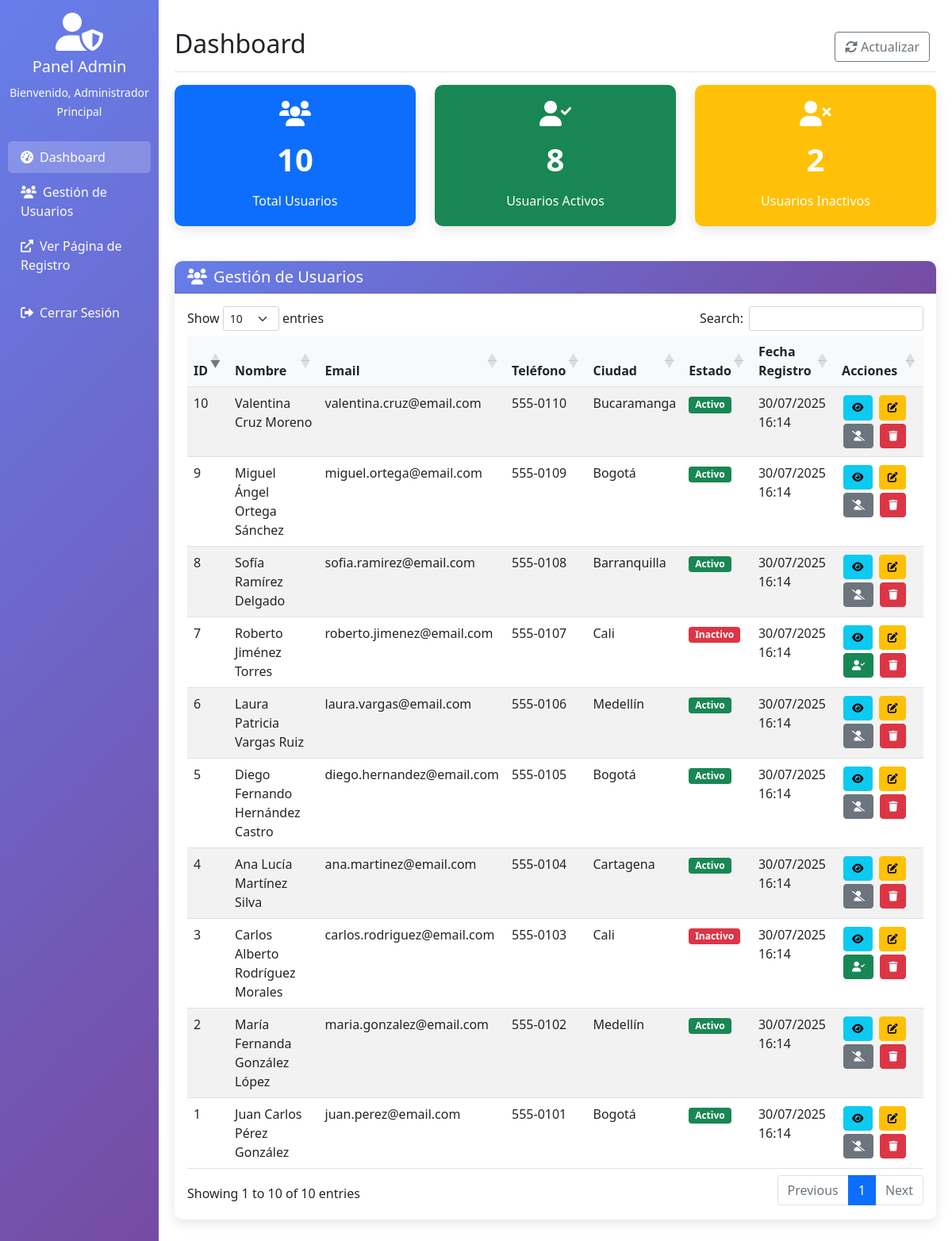
The app's page /admin/dashboard.php (signed in) with its own data.
### tables this page shows
CREATE TABLE usuarios (
    id INT AUTO_INCREMENT PRIMARY KEY,
    nombre VARCHAR(100) NOT NULL,
    apellido VARCHAR(100) NOT NULL,
    email VARCHAR(150) UNIQUE NOT NULL,
    telefono VARCHAR(20),
    fecha_nacimiento DATE,
    genero ENUM('Masculino', 'Femenino', 'Otro') DEFAULT NULL,
    direccion TEXT,
    ciudad VARCHAR(100),
    password VARCHAR(255) NOT NULL,
    estado ENUM('activo', 'inactivo') DEFAULT 'activo',
    fecha_registro TIMESTAMP DEFAULT CURRENT_TIMESTAMP,
    fecha_actualizacion TIMESTAMP DEFAULT CURRENT_TIMESTAMP ON UPDATE CURRENT_TIMESTAMP
);

### models/Usuario.php (called while the page is built, shortened)
<?php
class Usuario {
    private $conn;
    private $table_name = "usuarios";
    public function __construct($db) {
        $this->conn = $db;
    }
    public function leer() {
        $query = "SELECT * FROM " . $this->table_name . " ORDER BY fecha_registro DESC";
        $stmt = $this->conn->prepare($query);
        $stmt->execute();
        return $stmt;
    }
}
?>

### admin/dashboard.php (the view, shortened to what this page needs)
<?php
require_once __DIR__ . '/functions.php';
require_once __DIR__ . '/../models/Usuario.php';
$database = new Database();
$db = $database->getConnection();
$usuario = new Usuario($db);
$stmt = $usuario->leer();
$usuarios = $stmt->fetchAll(PDO::FETCH_ASSOC);
$total_usuarios = count($usuarios);
$usuarios_activos = count(array_filter($usuarios, function($u) { return $u['estado'] == 'activo'; }));
$usuarios_inactivos = $total_usuarios - $usuarios_activos;
?>
<!DOCTYPE html>
<html lang="es">
<head>
    <link href="https://cdn.jsdelivr.net/npm/bootstrap@5.1.3/dist/css/bootstrap.min.css" rel="stylesheet">
    <link href="https://cdnjs.cloudflare.com/ajax/libs/font-awesome/6.0.0/css/all.min.css" rel="stylesheet">
    <link href="https://cdn.datatables.net/1.11.5/css/dataTables.bootstrap5.min.css" rel="stylesheet">
</head>
<body>
    <div class="container-fluid">
        <div class="row">
            <nav class="col-md-3 col-lg-2 sidebar">
                <div class="position-sticky pt-3">
                    <div class="text-center text-white mb-4">
                        <i class="fas fa-user-shield fa-3x mb-2"></i>
                        <h5>Panel Admin</h5>
                        <small>Bienvenido, <?php echo $_SESSION['admin_nombre']; ?></small>
                    </div>
                    <ul class="nav flex-column">
                        <li class="nav-item">
                            <a class="nav-link active" href="dashboard.php">
                                <i class="fas fa-tachometer-alt me-2"></i>Dashboard
                            </a>
                        </li>
                        <li class="nav-item">
                            <a class="nav-link" href="#usuariosSection">
                                <i class="fas fa-users me-2"></i>Gestión de Usuarios
                            </a>
                        </li>
                        <li class="nav-item">
                            <a class="nav-link" href="../index.php" target="_blank">
                                <i class="fas fa-external-link-alt me-2"></i>Ver Página de Registro
                            </a>
                        </li>
                        <li class="nav-item mt-3">
                            <a class="nav-link" href="logout.php">
                                <i class="fas fa-sign-out-alt me-2"></i>Cerrar Sesión
                            </a>
                        </li>
                    </ul>
                </div>
            </nav>
            <main class="col-md-9 ms-sm-auto col-lg-10 main-content">
                <div class="d-flex justify-content-between flex-wrap flex-md-nowrap align-items-center pt-3 pb-2 mb-3 border-bottom">
                    <h1 class="h2">Dashboard</h1>
                    <div class="btn-toolbar mb-2 mb-md-0">
                        <div class="btn-group me-2">
                            <button onclick="location.reload()" class="btn btn-outline-secondary">
                                <i class="fas fa-sync-alt"></i> Actualizar
                            </button>
                        </div>
                    </div>
                </div>
                <div class="row mb-4">
                    <div class="col-md-4">
                        <div class="card bg-primary text-white">
                            <div class="card-body stat-card">
                                <i class="fas fa-users fa-2x"></i>
                                <div class="stat-number"><?php echo $total_usuarios; ?></div>
                                <div>Total Usuarios</div>
                            </div>
                        </div>
                    </div>
                    <div class="col-md-4">
                        <div class="card bg-success text-white">
                            <div class="card-body stat-card">
                                <i class="fas fa-user-check fa-2x"></i>
                                <div class="stat-number"><?php echo $usuarios_activos; ?></div>
                                <div>Usuarios Activos</div>
                            </div>
                        </div>
                    </div>
                    <div class="col-md-4">
                        <div class="card bg-warning text-white">
                            <div class="card-body stat-card">
                                <i class="fas fa-user-times fa-2x"></i>
                                <div class="stat-number"><?php echo $usuarios_inactivos; ?></div>
                                <div>Usuarios Inactivos</div>
                            </div>
                        </div>
                    </div>
                </div>
                <div id="usuariosSection">
                    <div class="card">
                        <div class="card-header">
                            <h5 class="mb-0"><i class="fas fa-users me-2"></i>Gestión de Usuarios</h5>
                        </div>
                        <div class="card-body">
                            <div class="table-responsive">
                                <table id="usuariosTable" class="table table-striped table-hover">
                                    <thead>
                                        <tr>
                                            <th>ID</th>
                                            <th>Nombre</th>
                                            <th>Email</th>
                                            <th>Teléfono</th>
                                            <th>Ciudad</th>
                                            <th>Estado</th>
                                            <th>Fecha Registro</th>
                                            <th>Acciones</th>
                                        </tr>
                                    </thead>
                                    <tbody>
                                        <?php foreach($usuarios as $u): ?>
                                        <tr>
                                            <td><?php echo $u['id']; ?></td>
                                            <td><?php echo htmlspecialchars($u['nombre'] . ' ' . $u['apellido']); ?></td>
                                            <td><?php echo htmlspecialchars($u['email']); ?></td>
                                            <td><?php echo htmlspecialchars($u['telefono']); ?></td>
                                            <td><?php echo htmlspecialchars($u['ciudad']); ?></td>
                                            <td><?php echo obtenerBadgeEstado($u['estado']); ?></td>
                                            <td><?php echo formatearFecha($u['fecha_registro']); ?></td>
                                            <td>
                                                <button class="btn btn-info btn-action" onclick="verUsuario(<?php echo $u['id']; ?>)">
                                                    <i class="fas fa-eye"></i>
                                                </button>
                                                <button class="btn btn-warning btn-action" onclick="editarUsuario(<?php echo $u['id']; ?>)">
                                                    <i class="fas fa-edit"></i>
                                                </button>
                                                <?php if($u['estado'] == 'activo'): ?>
                                                <button class="btn btn-secondary btn-action" onclick="cambiarEstado(<?php echo $u['id']; ?>, 'inactivo')">
                                                    <i class="fas fa-user-slash"></i>
                                                </button>
                                                <?php else: ?>
                                                <button class="btn btn-success btn-action" onclick="cambiarEstado(<?php echo $u['id']; ?>, 'activo')">
                                                    <i class="fas fa-user-check"></i>
                                                </button>
                                                <?php endif; ?>
                                                <button class="btn btn-danger btn-action" onclick="eliminarUsuario(<?php echo $u['id']; ?>)">
                                                    <i class="fas fa-trash"></i>
                                                </button>
                                            </td>
                                        </tr>
                                        <?php endforeach; ?>
                                    </tbody>
                                </table>
                            </div>
                        </div>
                    </div>
                </div>
            </main>
        </div>
    </div>
</body>
</html>

### admin/functions.php (shortened to what this page needs)
<?php
function formatearFecha($fecha) {
    return date("d/m/Y H:i", strtotime($fecha));
}
function obtenerBadgeEstado($estado) {
    if($estado == 'activo') {
        return '<span class="badge bg-success">Activo</span>';
    } else {
        return '<span class="badge bg-danger">Inactivo</span>';
    }
}
?>

### admin/dashboard.php (style rules this page uses)
.sidebar { background: linear-gradient(135deg, #667eea 0%, #764ba2 100%); min-height: 100vh; padding: 0; }
.sidebar .nav-link { color: white; border-radius: 5px; margin: 2px 10px; }
.sidebar .nav-link:hover, .sidebar .nav-link.active { background: rgba(255,255,255,0.2); color: white; }
.main-content { padding: 20px; }
.card { border-radius: 10px; box-shadow: 0 5px 15px rgba(0,0,0,0.1); border: none; margin-bottom: 20px; }
.card-header { background: linear-gradient(135deg, #667eea 0%, #764ba2 100%); color: white; border-radius: 10px 10px 0 0 !important; }
.stat-card { text-align: center; padding: 20px; }
.stat-number { font-size: 2.5rem; font-weight: bold; margin: 10px 0; }
.btn-action { margin: 2px; padding: 5px 10px; font-size: 0.8rem; }
.table th { background-color: #f8f9fa; border-top: none; }

### records on screen
usuarios: id "1", nombre+apellido "Juan Carlos Pérez González", email "juan.perez@email.com", telefono "555-0101", ciudad "Bogotá", estado "Activo", fecha_registro "30/07/2025 16:14"
usuarios: id "2", nombre+apellido "María Fernanda González López", email "maria.gonzalez@email.com", telefono "555-0102", ciudad "Medellín", estado "Activo", fecha_registro "30/07/2025 16:14"
usuarios: id "3", nombre+apellido "Carlos Alberto Rodríguez Morales", email "carlos.rodriguez@email.com", telefono "555-0103", ciudad "Cali", estado "Inactivo", fecha_registro "30/07/2025 16:14"
usuarios: id "4", nombre+apellido "Ana Lucía Martínez Silva", email "ana.martinez@email.com", telefono "555-0104", ciudad "Cartagena", estado "Activo", fecha_registro "30/07/2025 16:14"
usuarios: id "5", nombre+apellido "Diego Fernando Hernández Castro", email "diego.hernandez@email.com", telefono "555-0105", ciudad "Bogotá", estado "Activo", fecha_registro "30/07/2025 16:14"
usuarios: id "6", nombre+apellido "Laura Patricia Vargas Ruiz", email "laura.vargas@email.com", telefono "555-0106", ciudad "Medellín", estado "Activo", fecha_registro "30/07/2025 16:14"
usuarios: id "7", nombre+apellido "Roberto Jiménez Torres", email "roberto.jimenez@email.com", telefono "555-0107", ciudad "Cali", estado "Inactivo", fecha_registro "30/07/2025 16:14"
usuarios: id "8", nombre+apellido "Sofía Ramírez Delgado", email "sofia.ramirez@email.com", telefono "555-0108", ciudad "Barranquilla", estado "Activo", fecha_registro "30/07/2025 16:14"
usuarios: id "9", nombre+apellido "Miguel Ángel Ortega Sánchez", email "miguel.ortega@email.com", telefono "555-0109", ciudad "Bogotá", estado "Activo", fecha_registro "30/07/2025 16:14"
usuarios: id "10", nombre+apellido "Valentina Cruz Moreno", email "valentina.cruz@email.com", telefono "555-0110", ciudad "Bucaramanga", estado "Activo", fecha_registro "30/07/2025 16:14"

### other values on screen
$_SESSION['admin_nombre'] "Administrador Principal"
$total_usuarios "10"
$usuarios_activos "8"
$usuarios_inactivos "2"
